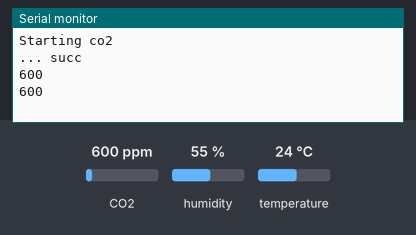
The sketch below on a simulated Arduino Uno, built with avr-gcc and run on an emulated ATmega328P. Parts: the last lines printed to the serial monitor. The test bench sets the inputs (shaded band); at power-on: CO2 600 ppm, humidity 55 %, temperature 24 °C.

Above: at 1.3 s.
1.4 s: CO2 set to 452 ppm
At 2.7 s:
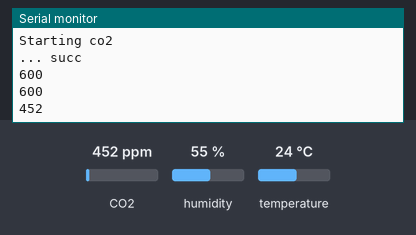
2.9 s: CO2 set to 1050 ppm
At 3.9 s:
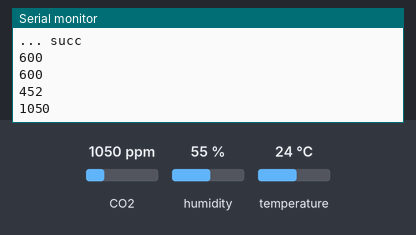
Timing chart, 0 to 5.9 s (numbered marks = the images above; inputs shaded):
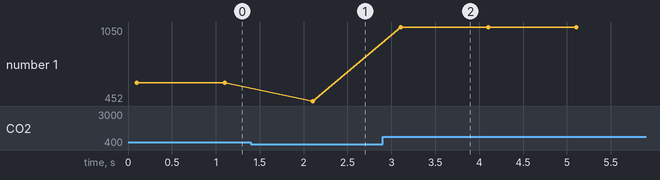

Measured:
- after the input at 1.4 s, the serial monitor: prints a new line after 0.70 s (image 1)
- after the input at 2.9 s, the serial monitor: prints a new line after 0.20 s (image 2)
- plotted number 1: 600 → 452 after the input at 1.4 s, 452 → 1050 after the input at 2.9 s

The sketch:

Feather_SCD4x.ino
```cpp
#include <SensirionI2CScd4x.h>

SensirionI2CScd4x scd4x;

bool doS = true; //debug over Serial

void setup() {

  if(doS) { Serial.begin(115200); }

  // sensirion
  Serial.println("\nStarting co2");
  Wire.begin();
  scd4x.begin(Wire);
  uint16_t error = scd4x.stopPeriodicMeasurement();
  delay(100);
  error = scd4x.startPeriodicMeasurement();
  Serial.println("... succ");
}

void loop() {

  // read measurements and store them in variables
  uint16_t co2;
  float temperature;
  float humidity;
  uint16_t error = scd4x.readMeasurement(co2, temperature, humidity);

  // map co2 value to custom value, eg 255 for pixels
  int co2bright = map(co2, 0, 1500, 0, 255);
  Serial.println(co2);

  /*
   * WORK WITH CO2 VALUES HERE
   */


  delay(1000);  // Pause before next pass through loop
}
```
